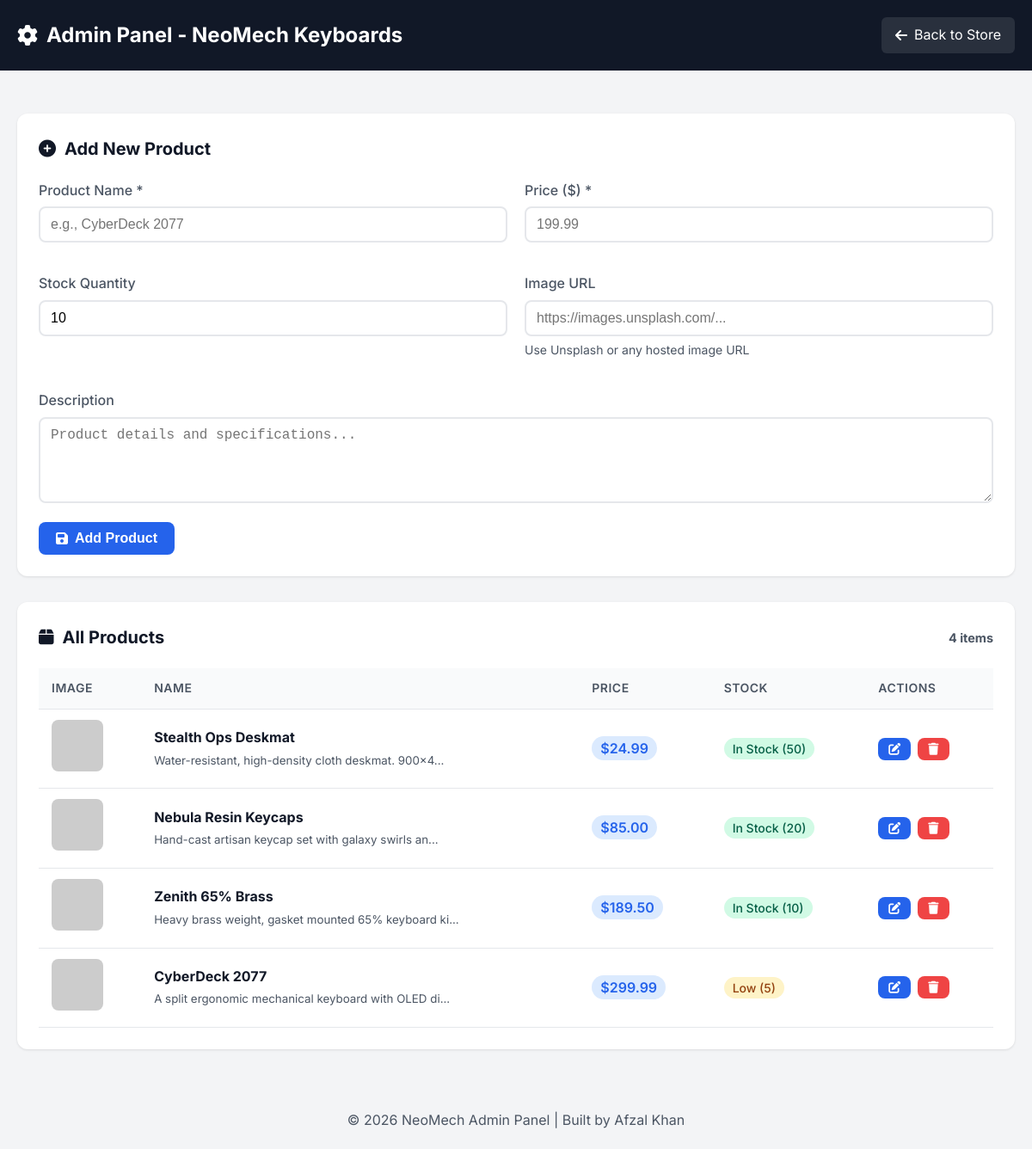
Page /shop/admin/index.php on the committed database.
### tables this page shows
CREATE TABLE IF NOT EXISTS products (
    id INT AUTO_INCREMENT PRIMARY KEY,
    name VARCHAR(255) NOT NULL,
    description TEXT,
    price DECIMAL(10,2) NOT NULL,
    image_url VARCHAR(255),
    stock INT DEFAULT 10,
    created_at TIMESTAMP DEFAULT CURRENT_TIMESTAMP
);

### shop/admin/index.php (the view, shortened to what this page needs)
<?php
require_once '../includes/db.php';
$edit_product = null;
$products = $conn->query("SELECT * FROM products ORDER BY id DESC");
?>
<!DOCTYPE html>
<html lang="en">
<head>
    <link rel="stylesheet" href="https://cdnjs.cloudflare.com/ajax/libs/font-awesome/6.5.1/css/all.min.css">
</head>
<body>
    <header class="header">
        <div class="header-content">
            <h1><i class="fas fa-cog"></i> Admin Panel - NeoMech Keyboards</h1>
            <a href="../index.php" class="back-link">
                <i class="fas fa-arrow-left"></i> Back to Store
            </a>
        </div>
    </header>
    <div class="container">
        <div class="card">
            <h2 class="card-title">
                <i class="fas fa-<?php echo $edit_product ? 'edit' : 'plus-circle'; ?>"></i>
                <?php echo $edit_product ? 'Edit Product' : 'Add New Product'; ?>
            </h2>
            <form method="POST" action="index.php">
                <div class="form-grid">
                    <div class="form-group">
                        <label for="name">Product Name *</label>
                        <input type="text" id="name" name="name" required
                               placeholder="e.g., CyberDeck 2077"
                               value="<?php echo $edit_product ? htmlspecialchars($edit_product['name']) : ''; ?>">
                    </div>
                    <div class="form-group">
                        <label for="price">Price ($) *</label>
                        <input type="number" id="price" name="price" step="0.01" min="0" required
                               placeholder="199.99"
                               value="<?php echo $edit_product ? $edit_product['price'] : ''; ?>">
                    </div>
                    <div class="form-group">
                        <label for="stock">Stock Quantity</label>
                        <input type="number" id="stock" name="stock" min="0"
                               placeholder="10"
                               value="<?php echo $edit_product ? $edit_product['stock'] : '10'; ?>">
                    </div>
                    <div class="form-group">
                        <label for="image_url">Image URL</label>
                        <input type="url" id="image_url" name="image_url"
                               placeholder="https://images.unsplash.com/..."
                               value="<?php echo $edit_product ? htmlspecialchars($edit_product['image_url']) : ''; ?>">
                        <small>Use Unsplash or any hosted image URL</small>
                    </div>
                    <div class="form-group full-width">
                        <label for="description">Description</label>
                        <textarea id="description" name="description"
                                  placeholder="Product details and specifications..."><?php echo $edit_product ? htmlspecialchars($edit_product['description']) : ''; ?></textarea>
                    </div>
                </div>
                <div class="btn-group">
                    <button type="submit" class="btn btn-primary">
                        <i class="fas fa-save"></i>
                        <?php echo $edit_product ? 'Update Product' : 'Add Product'; ?>
                    </button>
                </div>
            </form>
        </div>
        <div class="card">
            <h2 class="card-title">
                <i class="fas fa-box"></i> All Products
                <span style="margin-left: auto; font-size: 0.9rem; color: var(--gray-600);">
                    <?php echo $products->num_rows; ?> items
                </span>
            </h2>
            <div class="table-responsive">
                <table>
                    <thead>
                        <tr>
                            <th>Image</th>
                            <th>Name</th>
                            <th>Price</th>
                            <th>Stock</th>
                            <th>Actions</th>
                        </tr>
                    </thead>
                    <tbody>
                        <?php if ($products->num_rows > 0): ?>
                            <?php while ($product = $products->fetch_assoc()): ?>
                                <tr>
                                    <td>
                                        <img src="<?php echo htmlspecialchars($product['image_url']); ?>"
                                             alt="<?php echo htmlspecialchars($product['name']); ?>"
                                             class="product-image"
                                             onerror="this.src='https://via.placeholder.com/60'">
                                    </td>
                                    <td>
                                        <strong><?php echo htmlspecialchars($product['name']); ?></strong>
                                        <br>
                                        <small style="color: var(--gray-600);">
                                            <?php echo substr(htmlspecialchars($product['description']), 0, 50); ?>...
                                        </small>
                                    </td>
                                    <td>
                                        <span class="price-badge">$<?php echo number_format($product['price'], 2); ?></span>
                                    </td>
                                    <td>
                                        <?php
                                        $stock = $product['stock'];
                                        $stockClass = $stock > 5 ? 'stock-in' : ($stock > 0 ? 'stock-low' : 'stock-out');
                                        $stockText = $stock > 5 ? "In Stock ({$stock})" : ($stock > 0 ? "Low ({$stock})" : "Out of Stock");
                                        ?>
                                        <span class="stock-badge <?php echo $stockClass; ?>">
                                            <?php echo $stockText; ?>
                                        </span>
                                    </td>
                                    <td>
                                        <div class="btn-group">
                                            <a href="index.php?edit=<?php echo $product['id']; ?>" class="btn btn-primary btn-sm">
                                                <i class="fas fa-edit"></i>
                                            </a>
                                            <a href="index.php?delete=<?php echo $product['id']; ?>"
                                               class="btn btn-danger btn-sm"
                                               onclick="return confirm('Are you sure you want to delete this product?')">
                                                <i class="fas fa-trash"></i>
                                            </a>
                                        </div>
                                    </td>
                                </tr>
                            <?php endwhile; ?>
                        <?php endif; ?>
                    </tbody>
                </table>
            </div>
        </div>
    </div>
    <footer style="text-align: center; padding: 20px; color: var(--gray-600);">
        <p>&copy; 2026 NeoMech Admin Panel | Built by Afzal Khan</p>
    </footer>
</body>
</html>

### shop/admin/index.php (style rules this page uses)
:root { --primary: #2563eb; --primary-dark: #1d4ed8; --success: #10b981; --danger: #ef4444; --warning: #f59e0b; --gray-50: #f9fafb; --gray-100: #f3f4f6; --gray-200: #e5e7eb; --gray-600: #4b5563; --gray-900: #111827; }
* { margin: 0; padding: 0; box-sizing: border-box; }
body { font-family: 'Inter', sans-serif; background: var(--gray-100); color: var(--gray-900); line-height: 1.6; }
.container { max-width: 1200px; margin: 0 auto; padding: 20px; }
.header { background: var(--gray-900); color: white; padding: 20px; margin-bottom: 30px; }
.header-content { max-width: 1200px; margin: 0 auto; display: flex; justify-content: space-between; align-items: center; }
.header h1 { font-size: 1.5rem; display: flex; align-items: center; gap: 10px; }
.back-link { color: white; text-decoration: none; display: flex; align-items: center; gap: 8px; padding: 8px 16px; background: rgba(255,255,255,0.1); border-radius: 6px; transition: background 0.2s; }
.card { background: white; border-radius: 12px; box-shadow: 0 1px 3px rgba(0,0,0,0.1); padding: 25px; margin-bottom: 30px; }
.card-title { font-size: 1.25rem; margin-bottom: 20px; display: flex; align-items: center; gap: 10px; color: var(--gray-900); }
.form-grid { display: grid; grid-template-columns: repeat(2, 1fr); gap: 20px; }
.form-group { margin-bottom: 15px; }
.form-group.full-width { grid-column: 1 / -1; }
.form-group label { display: block; margin-bottom: 6px; font-weight: 500; color: var(--gray-600); }
.form-group input, .form-group textarea { width: 100%; padding: 10px 12px; border: 2px solid var(--gray-200); border-radius: 8px; font-size: 1rem; transition: border-color 0.2s; }
.form-group textarea { height: 100px; resize: vertical; }
.form-group small { display: block; margin-top: 5px; color: var(--gray-600); font-size: 0.875rem; }
.btn { padding: 10px 20px; border: none; border-radius: 8px; font-weight: 600; font-size: 1rem; cursor: pointer; display: inline-flex; align-items: center; gap: 8px; transition: all 0.2s; text-decoration: none; }
.btn-primary { background: var(--primary); color: white; }
.btn-danger { background: var(--danger); color: white; }
.btn-sm { padding: 6px 12px; font-size: 0.875rem; }
.btn-group { display: flex; gap: 8px; }
.table-responsive { overflow-x: auto; }
table { width: 100%; border-collapse: collapse; }
th, td { padding: 12px 15px; text-align: left; border-bottom: 1px solid var(--gray-200); }
th { background: var(--gray-50); font-weight: 600; color: var(--gray-600); font-size: 0.875rem; text-transform: uppercase; letter-spacing: 0.5px; }
.product-image { width: 60px; height: 60px; object-fit: cover; border-radius: 8px; }
.price-badge { background: #dbeafe; color: var(--primary); padding: 4px 10px; border-radius: 20px; font-weight: 600; }
.stock-badge { padding: 4px 10px; border-radius: 20px; font-weight: 500; font-size: 0.875rem; }
.stock-in { background: #d1fae5; color: #065f46; }
.stock-low { background: #fef3c7; color: #92400e; }

### rows in the picture
products: name "Stealth Ops Deskmat", description "Water-resistant, high-density cloth deskmat. 900x4", price "24.99", stock "In Stock (50)"
products: name "Nebula Resin Keycaps", description "Hand-cast artisan keycap set with galaxy swirls an", price "85.00", stock "In Stock (20)"
products: name "Zenith 65% Brass", description "Heavy brass weight, gasket mounted 65% keyboard ki", price "189.50", stock "In Stock (10)"
products: name "CyberDeck 2077", description "A split ergonomic mechanical keyboard with OLED di", price "299.99", stock "Low (5)"

### other values in the picture
$products->num_rows "4"
